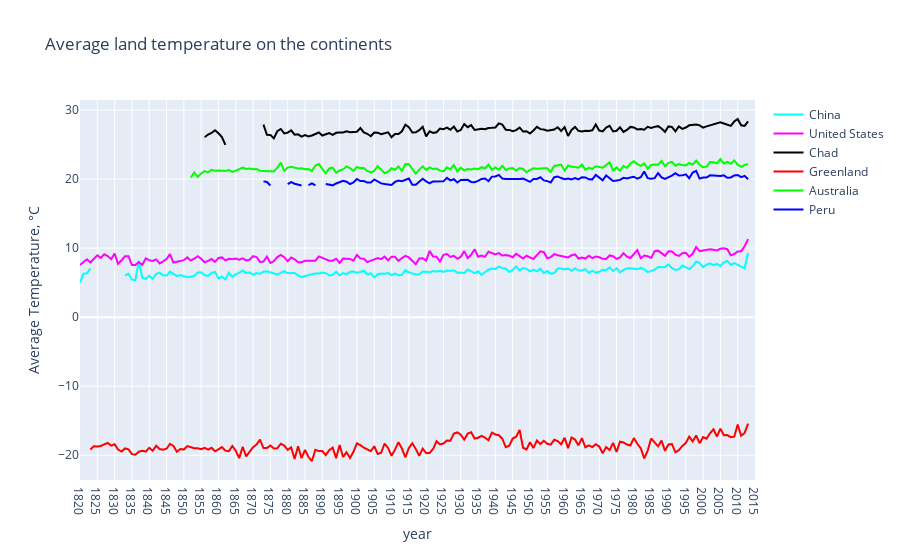

Here is the notebook cell this chart was saved with:
### Markdown cell above
Let’s look at the chart of annual temperature changes in certain continents (we take into consideration one country per continent and mark Greenland as the coldest place on Earth).

### Code cell
continent = ['China', 'United States', 'Chad', 'Greenland', 'Australia', 'Peru']
mean_temp_year_country = [ [0] * len(years[70:]) for i in range(len(continent))]
j = 0
for country in continent:
    all_temp_country = gtcountry_clear[gtcountry_clear['Country'] == country]
    i = 0
    for year in years[70:]:
        mean_temp_year_country[j][i] = all_temp_country[all_temp_country['dt'].apply(
                lambda x: x[:4]) == year]['AverageTemperature'].mean()
        i +=1
    j += 1

traces = []
colors = ['rgb(0, 255, 255)', 'rgb(255, 0, 255)', 'rgb(0, 0, 0)',
          'rgb(255, 0, 0)', 'rgb(0, 255, 0)', 'rgb(0, 0, 255)']
for i in range(len(continent)):
    traces.append(go.Scatter(
        x=years[70:],
        y=mean_temp_year_country[i],
        mode='lines',
        name=continent[i],
        line=dict(color=colors[i]),
    ))

layout = go.Layout(
    xaxis=dict(title='year'),
    yaxis=dict(title='Average Temperature, °C'),
    title='Average land temperature on the continents',)

fig = go.Figure(data=traces, layout=layout)
py.iplot(fig)

### Figure 1 — Plotly figure (JSON) as saved in the notebook; plotly's stock layout.template omitted (floating-point values rounded to 4 significant figures; data arrays with more than 128 entries replaced by an {"elided": "..."} marker saying what was removed)
{"data": [{"line": {"color": "rgb(0, 255, 255)"}, "mode": "lines", "name": "China", "type": "scatter", "x": {"elided": "196 str values"}, "y": {"elided": "196 float values"}}, {"line": {"color": "rgb(255, 0, 255)"}, "mode": "lines", "name": "United States", "type": "scatter", "x": {"elided": "196 str values"}, "y": {"elided": "196 float values"}}, {"line": {"color": "rgb(0, 0, 0)"}, "mode": "lines", "name": "Chad", "type": "scatter", "x": {"elided": "196 str values"}, "y": {"elided": "196 float values"}}, {"line": {"color": "rgb(255, 0, 0)"}, "mode": "lines", "name": "Greenland", "type": "scatter", "x": {"elided": "196 str values"}, "y": {"elided": "196 float values"}}, {"line": {"color": "rgb(0, 255, 0)"}, "mode": "lines", "name": "Australia", "type": "scatter", "x": {"elided": "196 str values"}, "y": {"elided": "196 float values"}}, {"line": {"color": "rgb(0, 0, 255)"}, "mode": "lines", "name": "Peru", "type": "scatter", "x": {"elided": "196 str values"}, "y": {"elided": "196 float values"}}], "layout": {"autosize": true, "title": {"text": "Average land temperature on the continents"}, "xaxis": {"autorange": true, "range": [0, 195], "title": {"text": "year"}, "type": "category"}, "yaxis": {"autorange": true, "range": [-23.59, 31.45], "title": {"text": "Average Temperature, °C"}, "type": "linear"}}}
